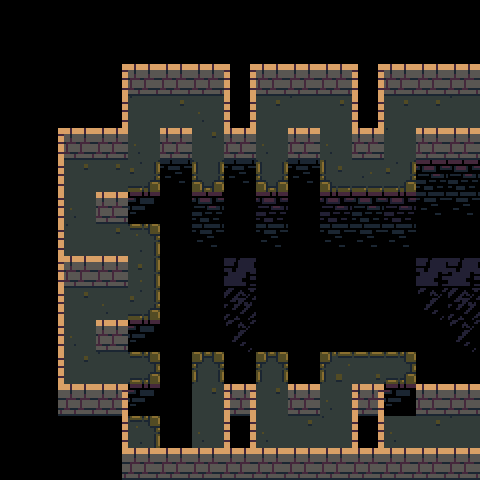

A 2D game scene composited from a Tiled map and its tileset images. What follows is a short description and the map's XML, with every tile layer's data as written:
An orthogonal 15x15 tile map with 32x32 px tiles, 4 tile layers (ground, death, walls, guff), 2 tilesets and 9 objects (4x block, 3x torch, 2x connection).

<map version="1.0" tiledversion="1.1.5" orientation="orthogonal" renderorder="right-down" width="15" height="15" tilewidth="32" tileheight="32" infinite="0" nextobjectid="53">
 <tileset firstgid="1" source="brown.tsx" />
 <tileset firstgid="101" source="tower-tileset.tsx" />
 <layer name="ground" width="15" height="15">
  <data encoding="csv">
0,0,0,0,0,0,0,0,0,0,0,0,0,0,0,
0,0,0,0,0,0,0,0,0,0,0,0,0,0,0,
0,0,0,0,0,0,0,0,0,0,0,0,0,0,0,
0,0,0,0,55,37,28,0,37,55,37,0,37,37,55,
0,0,0,0,28,0,37,0,28,0,28,0,55,0,0,
0,0,37,37,66,0,58,0,58,0,64,65,66,0,0,
0,0,28,0,0,0,0,0,0,0,0,0,0,0,0,
0,0,55,37,46,0,0,0,0,0,0,0,0,0,0,
0,0,0,0,56,0,0,0,0,0,0,0,0,0,0,
0,0,37,28,66,0,0,0,0,0,0,0,0,0,0,
0,0,28,0,0,0,0,0,0,0,0,0,0,0,0,
0,0,37,55,48,0,49,0,49,0,44,45,48,0,0,
0,0,0,0,0,0,37,0,37,0,28,0,0,0,0,
0,0,0,0,46,0,28,0,28,37,55,0,28,37,0,
0,0,0,0,0,0,0,0,0,0,0,0,0,0,0
</data>
 </layer>
 <layer name="death" width="15" height="15">
  <data encoding="csv">
0,0,0,0,0,0,0,0,0,0,0,0,0,0,0,
0,0,0,0,0,0,0,0,0,0,0,0,0,0,0,
0,0,0,0,0,0,0,0,0,0,0,0,0,0,0,
0,0,0,0,0,0,0,0,0,0,0,0,0,0,0,
0,0,0,0,0,0,0,0,0,0,0,0,0,0,0,
0,0,0,0,0,89,0,89,0,89,0,0,0,79,79,
0,0,0,0,80,4,79,4,200,4,198,79,200,89,89,
0,0,0,0,0,4,89,4,89,4,89,89,89,0,0,
0,0,0,0,0,4,0,0,0,0,0,0,0,0,0,
0,0,0,0,0,4,4,4,4,4,4,4,0,0,0,
0,0,0,0,80,4,4,4,4,4,4,4,4,4,0,
0,0,0,0,0,4,0,4,0,4,0,0,0,4,4,
0,0,0,0,80,4,0,0,0,0,0,0,80,0,0,
0,0,0,0,0,4,0,0,0,0,0,0,0,0,0,
0,0,0,0,0,0,0,0,0,0,0,0,0,0,0
</data>
 </layer>
 <layer name="walls" width="15" height="15">
  <data encoding="csv">
0,0,0,0,0,0,0,0,0,0,0,0,0,0,0,
0,0,0,0,0,0,0,0,0,0,0,0,0,0,0,
0,0,0,14,12,12,12,16,12,12,12,16,12,12,12,
0,0,0,14,0,0,0,16,0,0,0,16,0,0,55,
0,14,12,12,0,12,0,12,0,12,0,12,0,12,12,
0,14,0,0,0,0,0,0,0,0,0,0,0,0,0,
0,14,0,12,0,0,0,0,0,0,0,0,0,0,0,
0,14,0,0,0,0,0,0,0,0,0,0,0,0,0,
0,14,12,12,0,0,0,0,0,0,0,0,0,0,0,
0,14,0,0,0,0,0,0,0,0,0,0,0,0,0,
0,14,0,12,0,0,0,0,0,0,0,0,0,0,0,
0,14,0,0,0,0,0,0,0,0,0,0,0,0,0,
0,24,12,23,0,0,0,33,0,12,0,33,0,12,12,
0,0,0,14,0,0,0,16,0,0,0,16,0,0,55,
0,0,0,24,12,12,12,12,12,12,12,12,12,12,12
</data>
 </layer>
 <objectgroup name="objects">
  <object id="9" name="73" type="connection" x="416" y="96" width="32" height="32">
   <properties>
    <property name="dir" value="left" />
    <property name="to" value="70" />
   </properties>
  </object>
  <object id="10" name="74" type="connection" x="416" y="416" width="32" height="32">
   <properties>
    <property name="dir" value="left" />
    <property name="to" value="75" />
   </properties>
  </object>
  <object id="39" type="block" x="256" y="160" width="32" height="32" />
  <object id="47" type="block" x="128" y="352" width="32" height="32" />
  <object id="48" type="block" x="192" y="352" width="32" height="32" />
  <object id="49" type="block" x="384" y="352" width="32" height="32" />
  <object id="50" type="torch" x="288" y="64" width="32" height="32" />
  <object id="51" type="torch" x="160" y="64" width="32" height="32" />
  <object id="52" type="torch" x="416" y="64" width="32" height="32" />
 </objectgroup>
 <layer name="guff" width="15" height="15">
  <data encoding="csv">
0,0,0,0,0,0,0,0,0,0,0,0,0,0,0,
0,0,0,0,0,0,0,0,0,0,0,0,0,0,0,
0,0,0,0,0,0,0,0,0,0,0,0,0,0,0,
0,0,0,0,0,0,0,0,0,0,0,0,0,0,0,
0,0,0,0,0,0,0,0,0,0,0,0,0,0,0,
0,0,0,0,0,0,0,0,0,0,0,0,0,0,0,
0,0,0,0,0,0,0,0,0,0,0,0,0,0,0,
0,0,0,0,0,0,0,0,0,0,0,0,0,0,0,
0,0,0,0,0,0,0,191,0,0,0,0,0,191,191,
0,0,0,0,0,0,0,192,0,0,0,0,0,193,192,
0,0,0,0,0,0,0,193,0,0,0,0,0,0,193,
0,0,0,0,0,0,0,0,0,0,0,0,0,0,0,
0,0,0,0,0,0,0,0,0,0,0,0,0,0,0,
0,0,0,0,0,0,0,0,0,0,0,0,0,0,0,
0,0,0,0,0,0,0,0,0,0,0,0,0,0,0
</data>
 </layer>
</map>
